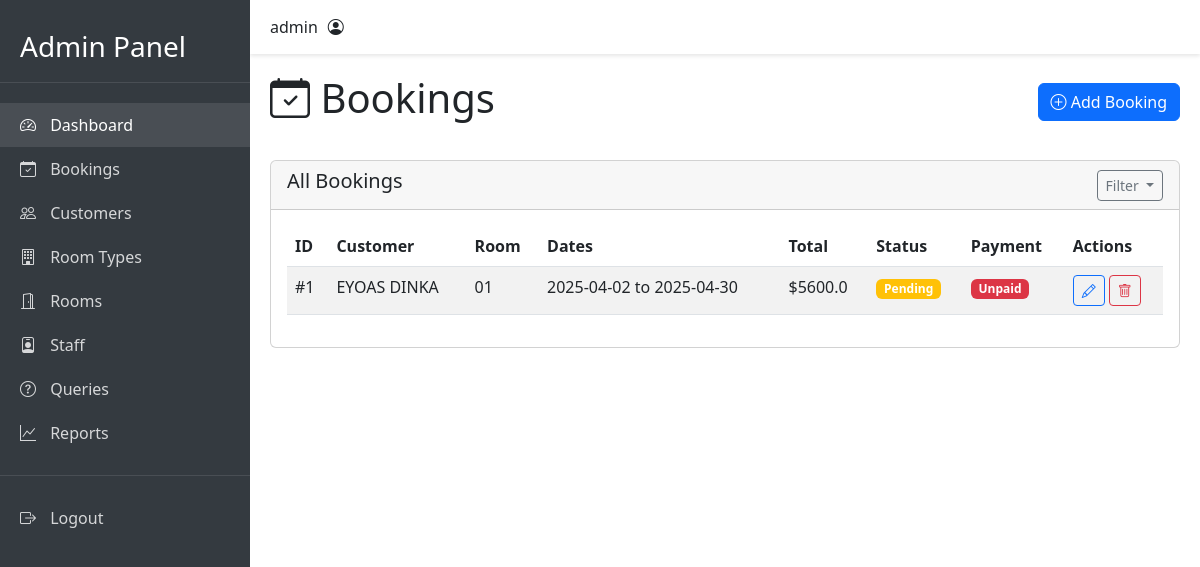
Screenshot of /admin/bookings (signed in) with the database file from the repository.
### app.py (models this page shows)
class Booking(db.Model):
    id = db.Column(db.Integer, primary_key=True)
    customer_id = db.Column(db.Integer, db.ForeignKey('customer.id'), nullable=False)
    room_id = db.Column(db.Integer, db.ForeignKey('room.id'), nullable=False)
    check_in = db.Column(db.DateTime, nullable=False)
    check_out = db.Column(db.DateTime, nullable=False)
    adults = db.Column(db.Integer, default=1)
    children = db.Column(db.Integer, default=0)
    status = db.Column(db.String(20), default='Pending')
    total_price = db.Column(db.Float, nullable=True)  # Changed to nullable
    created_at = db.Column(db.DateTime, default=datetime.utcnow)
    payment_status = db.Column(db.String(20), default='Unpaid')  # Add this line
    payments = db.relationship('Payment', backref='booking', lazy=True)  # Add this line

class Customer(db.Model):
    id = db.Column(db.Integer, primary_key=True)
    first_name = db.Column(db.String(50), nullable=False)
    last_name = db.Column(db.String(50), nullable=False)
    email = db.Column(db.String(120), unique=True, nullable=False)
    phone = db.Column(db.String(20), nullable=False)
    address = db.Column(db.Text)
    id_number = db.Column(db.String(50))
    registration_date = db.Column(db.DateTime, default=datetime.utcnow)
    check_out_date = db.Column(db.DateTime)
    bookings = db.relationship('Booking', backref='customer', lazy=True)

class Room(db.Model):
    id = db.Column(db.Integer, primary_key=True)
    room_number = db.Column(db.String(10), unique=True, nullable=False)
    status = db.Column(db.String(20), default='Available')
    type_id = db.Column(db.Integer, db.ForeignKey('room_type.id'), nullable=False)
    bookings = db.relationship('Booking', backref='room', lazy=True)

### app.py (the view, shortened to what this page needs)
@app.route('/admin/bookings', methods=['GET', 'POST'])
@login_required
def manage_bookings():
    bookings = Booking.query.options(
        db.joinedload(Booking.customer),
        db.joinedload(Booking.room)
    ).order_by(Booking.check_in.desc()).all()
    customers = Customer.query.all()
    rooms = Room.query.all()
    return render_template('admin/bookings.html',
                         bookings=bookings,
                         customers=customers,
                         rooms=rooms)

### app.py (called while the page is built, shortened)
def login_required(f):
    @wraps(f)
    def decorated_function(*args, **kwargs):
        if 'admin_logged_in' not in session:
            flash('Please login first', 'error')
            return redirect(url_for('admin_login', next=request.url))
        return f(*args, **kwargs)
    return decorated_function

@app.after_request
def add_security_headers(response):
    return response

### templates/admin/bookings.html (shortened to what this page needs)
{% extends "admin/base.html" %}
{% block content %}
<div class="page-header d-flex justify-content-between align-items-center">
    <h1><i class="bi bi-calendar-check"></i> Bookings</h1>
    <a href="{{ url_for('manage_bookings') }}?action=new" class="btn btn-primary">
        <i class="bi bi-plus-circle"></i> Add Booking
    </a>
</div>
<div class="card">
    <div class="card-header">
        <div class="d-flex justify-content-between align-items-center">
            <h5>All Bookings</h5>
            <div class="btn-group">
                <button class="btn btn-sm btn-outline-secondary dropdown-toggle" type="button" data-bs-toggle="dropdown">
                    Filter
                </button>
            </div>
        </div>
    </div>
    <div class="card-body">
        <div class="table-responsive">
            <table class="table table-striped">
                <thead>
                    <tr>
                        <th>ID</th>
                        <th>Customer</th>
                        <th>Room</th>
                        <th>Dates</th>
                        <th>Total</th>
                        <th>Status</th>
                        <th>Payment</th>
                        <th>Actions</th>
                    </tr>
                </thead>
                <tbody>
                    {% for booking in bookings %}
                    <tr>
                        <td>#{{ booking.id }}</td>
                        <td>{{ booking.customer.first_name }} {{ booking.customer.last_name }}</td>
                        <td>{{ booking.room.room_number }}</td>
                        <td>{{ booking.check_in.strftime('%Y-%m-%d') }} to {{ booking.check_out.strftime('%Y-%m-%d') }}</td>
                        <td>${{ booking.total_price }}</td>
                        <td>
                            <span class="badge bg-{{
                                'warning' if booking.status == 'Pending'
                                else 'success' if booking.status == 'Confirmed'
                                else 'danger' if booking.status == 'Cancelled'
                                else 'info'
                            }}">
                                {{ booking.status }}
                            </span>
                        </td>
                        <td>
                            <span class="badge bg-{{ 'success' if booking.payment_status == 'Paid' else 'danger' }}">
                                {{ booking.payment_status }}
                            </span>
                        </td>
                        <td>
                            <a href="{{ url_for('edit_booking', booking_id=booking.id) }}" class="btn btn-sm btn-outline-primary">
                                <i class="bi bi-pencil"></i>
                            </a>
                            <form method="POST" action="{{ url_for('delete_booking', booking_id=booking.id) }}" class="d-inline">
                                <button type="submit" class="btn btn-sm btn-outline-danger" onclick="return confirm('Are you sure?')">
                                    <i class="bi bi-trash"></i>
                                </button>
                            </form>
                        </td>
                    </tr>
                    {% endfor %}
                </tbody>
            </table>
        </div>
    </div>
</div>
{% endblock %}

### static/css/admin.css (style rules this page uses)
.page-header { margin-bottom: 30px; display: flex; justify-content: space-between; align-items: center; }

### rows the page displays
Booking: id "1", customer.first_name "EYOAS", customer.last_name "DINKA", room.room_number "01", check_in "2025-04-02", check_out "2025-04-30", total_price "5600.0", status "Pending", payment_status "Unpaid"

### other values shown
{{ session.username }} "admin"
